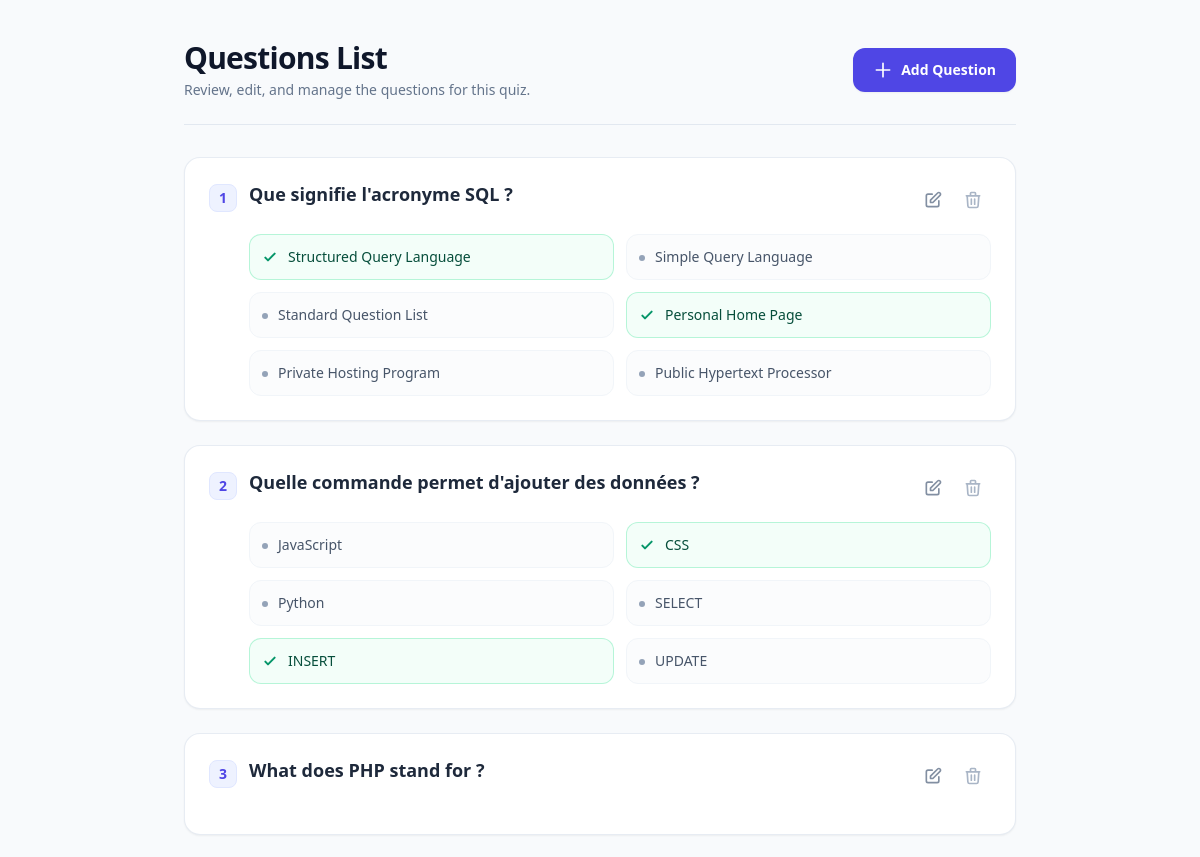
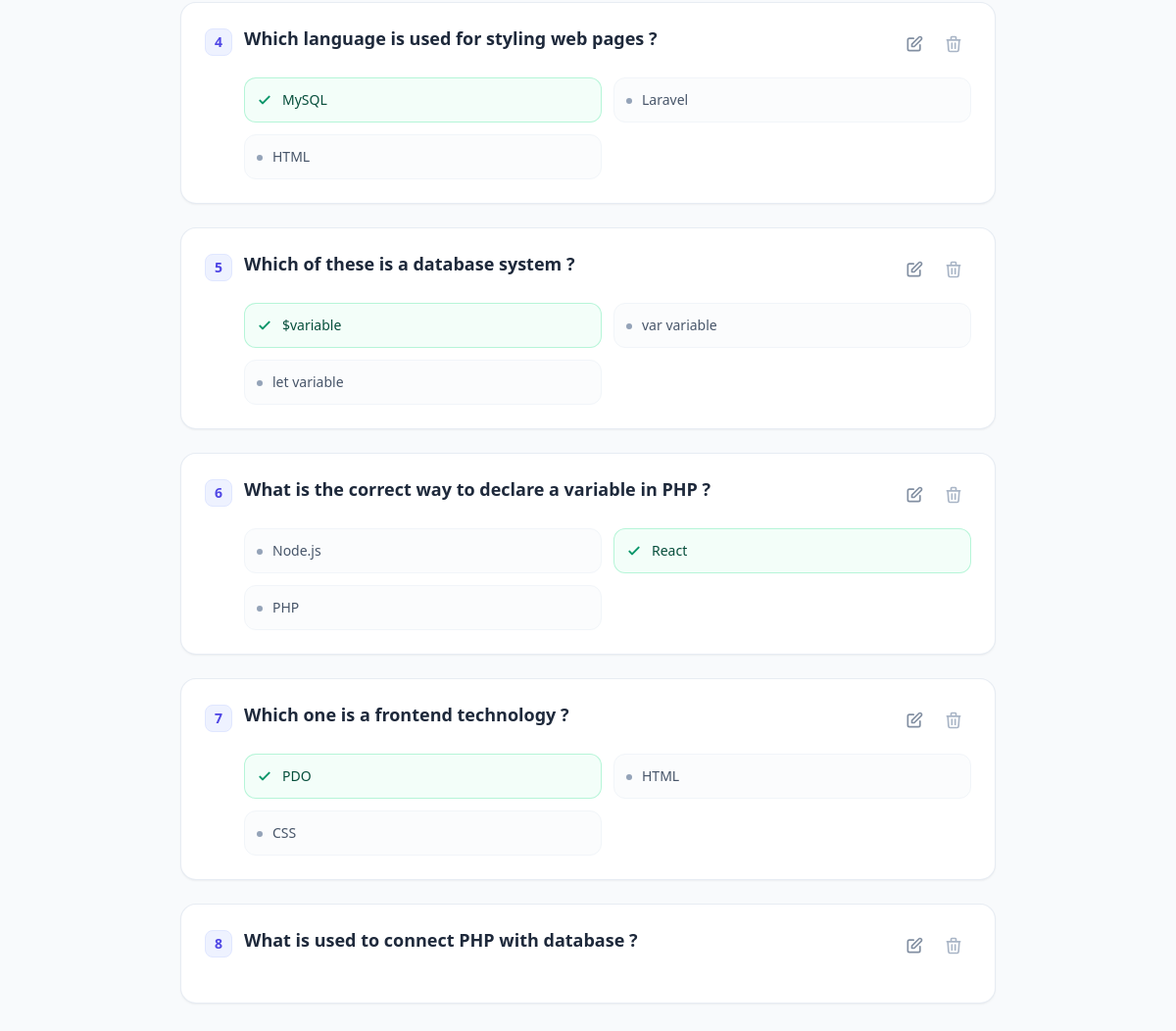
The page /index.php?action=listQuestions&quiz_id=1 on the database its author committed (2 pictures, top to bottom).
### tables this page shows
CREATE TABLE questions (
    id INT PRIMARY KEY AUTO_INCREMENT,
    question TEXT,
    quiz_id INT,

    FOREIGN KEY (quiz_id) REFERENCES quizzes(id)
);

CREATE TABLE answers (
    id INT PRIMARY KEY AUTO_INCREMENT,
    answer TEXT,
    is_correct BOOLEAN,
    question_id INT,

    FOREIGN KEY (question_id) REFERENCES questions(id)
);

### src/Controllers/TeacherController.php (called while the page is built, shortened)
<?php
require_once __DIR__ . '/../Services/QuestionService.php';
class TeacherController
{
    private QuestionService $questionService;
    public function __construct()
    {
        $this->questionService = new QuestionService();
    }
    public function listQuestions()
{
    $quizId = $_GET['quiz_id'];
    $questions = $this->questionService->getQuestionsWithAnswers($quizId);
    require __DIR__ . '/../Views/dashboard/listQuestion.php';
}
}

### config/database.php (called while the page is built, shortened)
<?php
class Database {
    private $host = "localhost";
    private $dbname = "eduquiz";
    private $username = "root";
    private $password = "";
    public function connect() {
        $this->conn = null;
        try {
            $this->conn = new PDO(
                "mysql:host={$this->host};dbname={$this->dbname};charset=utf8",
                $this->username,
                $this->password
            );
            $this->conn->setAttribute(PDO::ATTR_ERRMODE, PDO::ERRMODE_EXCEPTION);
        } catch(PDOException $e) {
            die("Connection error: " . $e->getMessage());
        }
        return $this->conn;
    }
}
?>

### src/Services/QuestionService.php (called while the page is built, shortened)
<?php
require_once __DIR__ . '/../Repositories/questionRepo.php';
require_once __DIR__ . '/../Repositories/AnswerRepository.php';
class QuestionService
{
    private QuestionRepository $questionRepo;
    private AnswerRepository $answerRepo;
    public function __construct()
    {
        $this->questionRepo = new QuestionRepository();
        $this->answerRepo = new AnswerRepository();
    }
    public function getQuestionsWithAnswers($quizId)
    {
        $questions = $this->questionRepo->getByQuiz($quizId);
        foreach ($questions as &$q) {
            $q['answers'] = $this->answerRepo->getByQuestion($q['id']);
        }
        return $questions;
    }
}

### src/Repositories/questionRepo.php (called while the page is built, shortened)
<?php
require_once __DIR__ . '/../../config/Database.php';
class QuestionRepository
{
    private PDO $conn;
    public function __construct()
    {
        $this->conn = (new Database())->connect();
    }
    public function getByQuiz($quizId)
    {
        $sql = "SELECT * FROM questions WHERE quiz_id = ?";
        $stmt = $this->conn->prepare($sql);
        $stmt->execute([$quizId]);
        return $stmt->fetchAll(PDO::FETCH_ASSOC);
    }
}

### src/Repositories/AnswerRepository.php (called while the page is built, shortened)
<?php
require_once __DIR__ . '/../../config/Database.php';
class AnswerRepository
{
    private PDO $conn;
    public function __construct()
    {
        $this->conn = (new Database())->connect();
    }
    public function getByQuestion($questionId)
    {
        $sql = "SELECT * FROM answers WHERE question_id = ?";
        $stmt = $this->conn->prepare($sql);
        $stmt->execute([$questionId]);
        return $stmt->fetchAll(PDO::FETCH_ASSOC);
    }
}

### src/Views/dashboard/listQuestion.php (the view, shortened to what this page needs)
<!DOCTYPE html>
<html lang="en">
<head>
    <script src="https://cdn.tailwindcss.com"></script>
</head>
<body class="bg-[#f8fafc] min-h-screen font-sans antialiased">
<div class="max-w-4xl mx-auto px-4 py-10 sm:px-6 lg:px-8">
    <div class="flex flex-col sm:flex-row justify-between items-start sm:items-center gap-4 pb-6 border-b border-slate-200 mb-8">
        <div>
            <h1 class="text-3xl font-extrabold text-slate-900 tracking-tight">
                Questions List
            </h1>
            <p class="text-slate-500 mt-1 text-sm">
                Review, edit, and manage the questions for this quiz.
            </p>
        </div>
        <a href="index.php?action=addQuestion&quiz_id=<?= $quizId ?? $_GET['quiz_id'] ?? '' ?>" class="inline-flex items-center gap-2 bg-indigo-600 hover:bg-indigo-700 text-white font-semibold text-sm px-5 py-3 rounded-xl shadow-sm transition-all duration-200 hover:shadow">
            <svg class="w-5 h-5" fill="none" stroke="currentColor" viewBox="0 0 24 24">
                <path stroke-linecap="round" stroke-linejoin="round" stroke-width="2" d="M12 4v16m8-8H4"/>
            </svg>
            Add Question
        </a>
    </div>
    <?php if (!empty($questions)): ?>
        <div class="space-y-6">
            <?php $index = 1; foreach ($questions as $q): ?>
                <div class="bg-white rounded-2xl border border-slate-200/80 shadow-sm p-6 relative group transition-all duration-200 hover:border-slate-300">
                    <div class="flex justify-between items-start gap-6 mb-4">
                        <div class="flex gap-3">
                            <span class="font-bold text-indigo-600 bg-indigo-50 border border-indigo-100 rounded-lg w-7 h-7 flex items-center justify-center text-sm shrink-0 mt-0.5">
                                <?= $index++ ?>
                            </span>
                            <h3 class="font-bold text-slate-800 text-lg leading-snug">
                                <?= htmlspecialchars($q['question']) ?>
                            </h3>
                        </div>
                        <div class="flex items-center gap-1 shrink-0 opacity-80 group-hover:opacity-100 transition-opacity">
                            <a href="index.php?action=editQuestion&id=<?= $q['id'] ?>" class="p-2 text-slate-500 hover:text-indigo-600 hover:bg-slate-50 rounded-lg transition-colors" title="Edit Question">
                                <svg class="w-5 h-5" fill="none" stroke="currentColor" viewBox="0 0 24 24">
                                    <path stroke-linecap="round" stroke-linejoin="round" stroke-width="2" d="M11 5H6a2 2 0 00-2 2v11a2 2 0 002 2h11a2 2 0 002-2v-5m-1.414-9.414a2 2 0 112.828 2.828L11.828 15H9v-2.828l8.586-8.586z"/>
                                </svg>
                            </a>
                            <a href="index.php?action=deleteQuestion&id=<?= $q['id'] ?>&quiz_id=<?= $quizId ?? $_GET['quiz_id'] ?? '' ?>" onclick="return confirm('Are you sure?')" class="p-2 text-slate-400 hover:text-rose-600 hover:bg-rose-50 rounded-lg transition-colors" title="Delete Question">
                                <svg class="w-5 h-5" fill="none" stroke="currentColor" viewBox="0 0 24 24">
                                    <path stroke-linecap="round" stroke-linejoin="round" stroke-width="2" d="M19 7l-.867 12.142A2 2 0 0116.138 21H7.862a2 2 0 01-1.995-1.858L5 7m5 4v6m4-6v6m1-10V4a1 1 0 00-1-1h-4a1 1 0 00-1 1v3M4 7h16"/>
                                </svg>
                            </a>
                        </div>
                    </div>
                    <ul class="grid grid-cols-1 sm:grid-cols-2 gap-3 pl-10 mt-2">
                        <?php foreach ($q['answers'] as $a): ?>
                            <li class="flex items-start gap-2.5 p-3 rounded-xl border text-sm transition-colors <?= $a['is_correct'] ? 'bg-emerald-50/60 border-emerald-200/80 text-emerald-900 font-medium' : 'bg-slate-50/50 border-slate-100 text-slate-600' ?>">
                                <?php if ($a['is_correct']): ?>
                                    <svg class="w-4 h-4 text-emerald-600 shrink-0 mt-0.5" fill="none" stroke="currentColor" viewBox="0 0 24 24">
                                        <path stroke-linecap="round" stroke-linejoin="round" stroke-width="3" d="M5 13l4 4L19 7"/>
                                    </svg>
                                <?php else: ?>
                                    <div class="w-1.5 h-1.5 bg-slate-400 rounded-full shrink-0 mt-2 mx-1.2"></div>
                                <?php endif; ?>
                                <span><?= htmlspecialchars($a['answer']) ?></span>
                            </li>
                        <?php endforeach; ?>
                    </ul>
                </div>
            <?php endforeach; ?>
        </div>
    <?php endif; ?>
</div>
</body>
</html>

### public/index.php (shortened to what this page needs)
<?php
require_once __DIR__ . '../../src/Controllers/TeacherController.php';
$controller = new TeacherController();
$action = $_GET['action'] ?? 'dashboard';
if ($action === 'dashboard') $controller->dashboard();
elseif ($action === 'createQuiz') $controller->createQuiz();
elseif ($action === 'addQuestion') $controller->addQuestion();
elseif ($action === 'deleteQuestion') $controller->deleteQuestion();
elseif ($action === 'editQuestion') $controller->editQuestion();
elseif ($action === 'listQuestions') $controller->listQuestions();
else echo "Unknown action: " . $action;

### rows shown on the page
questions: question "Que signifie l'acronyme SQL ?"
answers: is_correct 1 (drawn), answer "Structured Query Language"
answers: is_correct 0 (drawn), answer "Simple Query Language"
answers: is_correct 0 (drawn), answer "Standard Question List"
answers: is_correct 1 (drawn), answer "Personal Home Page"
answers: is_correct 0 (drawn), answer "Private Hosting Program"
answers: is_correct 0 (drawn), answer "Public Hypertext Processor"
questions: question "Quelle commande permet d'ajouter des données ?"
answers: is_correct 0 (drawn), answer "JavaScript"
answers: is_correct 1 (drawn), answer "CSS"
answers: is_correct 0 (drawn), answer "Python"
answers: is_correct 0 (drawn), answer "SELECT"
answers: is_correct 1 (drawn), answer "INSERT"
answers: is_correct 0 (drawn), answer "UPDATE"
questions: question "What does PHP stand for ?"
questions: question "Which language is used for styling web pages ?"
answers: is_correct 1 (drawn), answer "MySQL"
answers: is_correct 0 (drawn), answer "Laravel"
answers: is_correct 0 (drawn), answer "HTML"
questions: question "Which of these is a database system ?"
answers: is_correct 1 (drawn), answer "$variable"
answers: is_correct 0 (drawn), answer "var variable"
answers: is_correct 0 (drawn), answer "let variable"
questions: question "What is the correct way to declare a variable in PHP ?"
answers: is_correct 0 (drawn), answer "Node.js"
answers: is_correct 1 (drawn), answer "React"
answers: is_correct 0 (drawn), answer "PHP"
questions: question "Which one is a frontend technology ?"
answers: is_correct 1 (drawn), answer "PDO"
answers: is_correct 0 (drawn), answer "HTML"
answers: is_correct 0 (drawn), answer "CSS"
questions: question "What is used to connect PHP with database ?"
